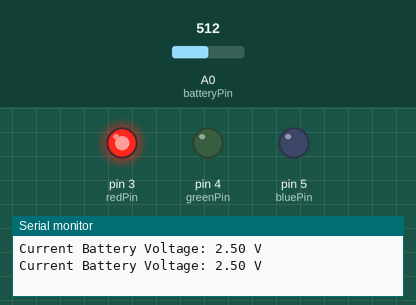
This sketch was run on a simulated Arduino Uno, built with avr-gcc and run on an emulated ATmega328P. On the bench: output pins drawn as LEDs (lit = HIGH), the last lines printed to the serial monitor. The inputs (shaded band) are chosen by the test bench; at power-on: A0 (batteryPin) = 512.

Above: at 1.2 s.
1.3 s: A0 (batteryPin) set to 741
3.1 s: A0 (batteryPin) set to 768
At 4.9 s:
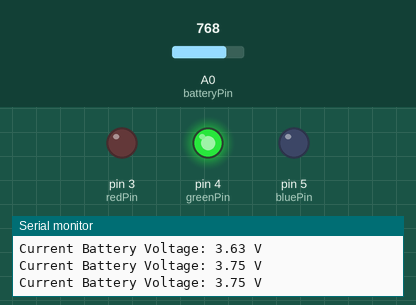
5.2 s: A0 (batteryPin) set to 802
6.7 s: A0 (batteryPin) set to 836
At 8.1 s:
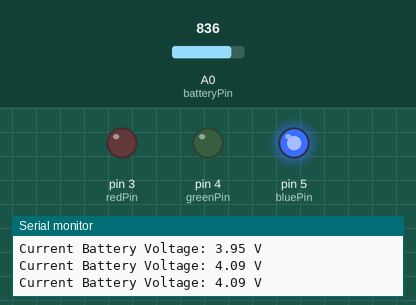
8.8 s: A0 (batteryPin) set to 716
At 9.6 s:
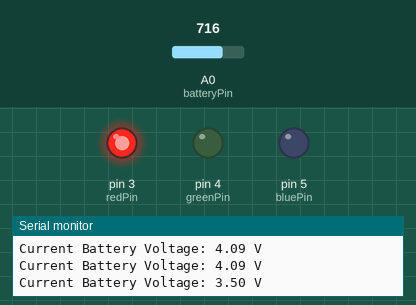
10.6 s: A0 (batteryPin) set to 900
At 11.2 s:
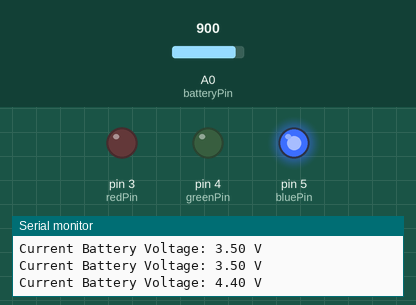
Timing chart, 0 to 13.4 s (numbered marks = the images above; inputs shaded):
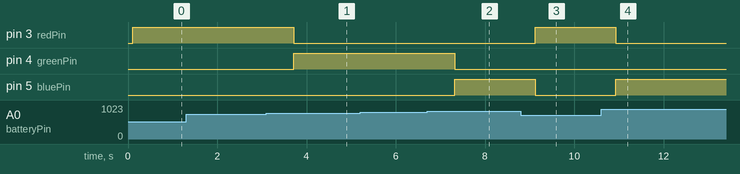

The sketch:

Mini_LED.ino
```cpp
// [OWPT 수신단 - 프로 미니용 최종 코드]

// 1. 자신의 프로 미니 버전에 맞게 수정하세요!
float VCC_VOLTAGE = 5.0; // 5V 모델이면 5.0, 3.3V 모델이면 3.3으로 수정

// 2. 핀 설정 (설계도 기준)
const int redPin = 3;    // D3: Red LED
const int greenPin = 4;  // D4: Green LED
const int bluePin = 5;   // D5: Blue LED
const int batteryPin = A0; // A0: 배터리 전압 감지

void setup() {
  pinMode(redPin, OUTPUT);
  pinMode(greenPin, OUTPUT);
  pinMode(bluePin, OUTPUT);

  // 시리얼 모니터로 전압 확인 (FTDI 어댑터 연결 상태에서 확인 가능)
  Serial.begin(9600);
}

void loop() {
  // 3. 배터리 전압 읽기 (10번 측정 평균 필터 - YOLO 인식 안정화용)
  long sum = 0;
  for(int i=0; i<10; i++) {
    sum += analogRead(batteryPin);
    delay(10);
  }
  float avgRead = sum / 10.0;

  // 4. 전압 계산 공식 (프로 미니 VCC 기준)
  // 측정 전압 = (아날로그 읽기값 * 보드 작동 전압) / 1023
  float voltage = (avgRead * VCC_VOLTAGE) / 1023.0;

  // PC 시리얼 모니터 출력
  Serial.print("Current Battery Voltage: ");
  Serial.print(voltage);
  Serial.println(" V");

  // 5. 배터리 잔량 구간별 LED 제어
  allLedsOff();

  if (voltage < 3.7) {           // 약 0~40% 구간
    digitalWrite(redPin, HIGH);   // 빨간색 점등
  }
  else if (voltage < 4.0) {      // 약 40~80% 구간
    digitalWrite(greenPin, HIGH); // 초록색 점등
  }
  else {                         // 약 80~100% 구간
    digitalWrite(bluePin, HIGH);  // 파란색 점등
  }

  delay(500); // 0.5초마다 상태 갱신
}

void allLedsOff() {
  digitalWrite(redPin, LOW);
  digitalWrite(greenPin, LOW);
  digitalWrite(bluePin, LOW);
}


// 아두이노 프로 미니의 내장 LED는 보통 13번 핀에 연결되어 있습니다.
/*
void setup() {
  // 13번 핀을 전기를 보내는 '출력' 모드로 설정합니다.
  pinMode(13, OUTPUT);
}

void loop() {
  digitalWrite(13, HIGH);   // LED를 켭니다 (전압 UP)
  delay(1000);              // 1초(1000ms) 동안 기다립니다.
  digitalWrite(13, LOW);    // LED를 끕니다 (전압 DOWN)
  delay(1000);              // 1초 동안 기다립니다.
}
*/
```

Measured:
- the behaviour switches between 757 and 758 on A0 (batteryPin) (found by bisection; images 0 and 1)
- the behaviour switches between 818 and 819 on A0 (batteryPin) (found by bisection; images 1 and 2)
- after the input at 3.1 s, pin 3 (redPin): HIGH → LOW after 0.61 s; pin 4 (greenPin): LOW → HIGH after 0.61 s
- after the input at 6.7 s, pin 4 (greenPin): HIGH → LOW after 0.62 s; pin 5 (bluePin): LOW → HIGH after 0.62 s
- after the input at 8.8 s, pin 3 (redPin): LOW → HIGH after 0.33 s; pin 5 (bluePin): HIGH → LOW after 0.33 s
- after the input at 10.6 s, pin 3 (redPin): HIGH → LOW after 0.33 s; pin 5 (bluePin): LOW → HIGH after 0.33 s
